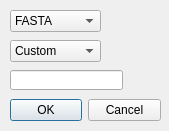
<?xml version="1.0" encoding="UTF-8"?>
<ui version="4.0">
 <class>Dialog</class>
 <widget class="QDialog" name="Dialog">
  <property name="geometry">
   <rect>
    <x>0</x>
    <y>0</y>
    <width>169</width>
    <height>131</height>
   </rect>
  </property>
  <property name="windowTitle">
   <string>Dialog</string>
  </property>
  <widget class="QDialogButtonBox" name="buttonBox">
   <property name="geometry">
    <rect>
     <x>10</x>
     <y>90</y>
     <width>151</width>
     <height>41</height>
    </rect>
   </property>
   <property name="orientation">
    <enum>Qt::Horizontal</enum>
   </property>
   <property name="standardButtons">
    <set>QDialogButtonBox::Cancel|QDialogButtonBox::Ok</set>
   </property>
  </widget>
  <widget class="QComboBox" name="comboBox">
   <property name="geometry">
    <rect>
     <x>10</x>
     <y>10</y>
     <width>91</width>
     <height>22</height>
    </rect>
   </property>
   <item>
    <property name="text">
     <string>FASTA</string>
    </property>
   </item>
   <item>
    <property name="text">
     <string>GenBank</string>
    </property>
   </item>
  </widget>
  <widget class="QComboBox" name="comboBox_2">
   <property name="geometry">
    <rect>
     <x>10</x>
     <y>40</y>
     <width>91</width>
     <height>22</height>
    </rect>
   </property>
   <item>
    <property name="text">
     <string>Custom</string>
    </property>
   </item>
   <item>
    <property name="text">
     <string>Loci</string>
    </property>
   </item>
   <item>
    <property name="text">
     <string>Taxa</string>
    </property>
   </item>
  </widget>
  <widget class="QLineEdit" name="lineEdit">
   <property name="geometry">
    <rect>
     <x>10</x>
     <y>70</y>
     <width>113</width>
     <height>20</height>
    </rect>
   </property>
  </widget>
 </widget>
 <resources/>
 <connections>
  <connection>
   <sender>buttonBox</sender>
   <signal>accepted()</signal>
   <receiver>Dialog</receiver>
   <slot>accept()</slot>
   <hints>
    <hint type="sourcelabel">
     <x>248</x>
     <y>254</y>
    </hint>
    <hint type="destinationlabel">
     <x>157</x>
     <y>274</y>
    </hint>
   </hints>
  </connection>
  <connection>
   <sender>buttonBox</sender>
   <signal>rejected()</signal>
   <receiver>Dialog</receiver>
   <slot>reject()</slot>
   <hints>
    <hint type="sourcelabel">
     <x>316</x>
     <y>260</y>
    </hint>
    <hint type="destinationlabel">
     <x>286</x>
     <y>274</y>
    </hint>
   </hints>
  </connection>
 </connections>
</ui>
